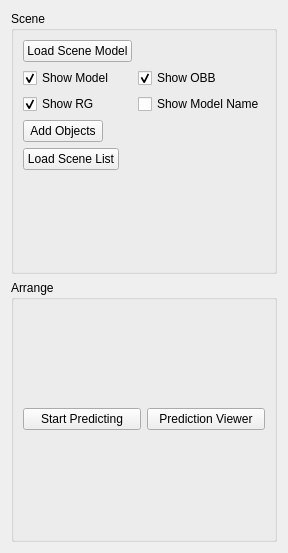
<?xml version="1.0" encoding="UTF-8"?>
<ui version="4.0">
 <class>mess_widget</class>
 <widget class="QWidget" name="mess_widget">
  <property name="geometry">
   <rect>
    <x>0</x>
    <y>0</y>
    <width>278</width>
    <height>553</height>
   </rect>
  </property>
  <property name="mouseTracking">
   <bool>false</bool>
  </property>
  <property name="windowTitle">
   <string>Form</string>
  </property>
  <layout class="QVBoxLayout" name="verticalLayout">
   <property name="sizeConstraint">
    <enum>QLayout::SetDefaultConstraint</enum>
   </property>
   <item>
    <widget class="QGroupBox" name="scanGroupBox">
     <property name="title">
      <string>Scene</string>
     </property>
     <layout class="QFormLayout" name="formLayout">
      <property name="fieldGrowthPolicy">
       <enum>QFormLayout::AllNonFixedFieldsGrow</enum>
      </property>
      <item row="0" column="0">
       <widget class="QPushButton" name="load3DScanButton">
        <property name="enabled">
         <bool>true</bool>
        </property>
        <property name="text">
         <string>Load Scene Model</string>
        </property>
        <property name="flat">
         <bool>false</bool>
        </property>
       </widget>
      </item>
      <item row="1" column="0">
       <widget class="QCheckBox" name="isShowModelBox">
        <property name="text">
         <string>Show Model</string>
        </property>
        <property name="checked">
         <bool>true</bool>
        </property>
       </widget>
      </item>
      <item row="1" column="1">
       <widget class="QCheckBox" name="isShowOBBBox">
        <property name="text">
         <string>Show OBB</string>
        </property>
        <property name="checked">
         <bool>true</bool>
        </property>
       </widget>
      </item>
      <item row="3" column="0">
       <widget class="QCheckBox" name="isShowRGBox">
        <property name="text">
         <string>Show RG</string>
        </property>
        <property name="checked">
         <bool>true</bool>
        </property>
       </widget>
      </item>
      <item row="3" column="1">
       <widget class="QCheckBox" name="isShowModelNameBox">
        <property name="text">
         <string>Show Model Name</string>
        </property>
       </widget>
      </item>
      <item row="4" column="0">
       <widget class="QPushButton" name="testButton">
        <property name="text">
         <string>Add Objects</string>
        </property>
       </widget>
      </item>
      <item row="5" column="0">
       <widget class="QPushButton" name="loadSceneListButton">
        <property name="text">
         <string>Load Scene List</string>
        </property>
       </widget>
      </item>
     </layout>
    </widget>
   </item>
   <item>
    <widget class="QGroupBox" name="groupBox">
     <property name="title">
      <string>Arrange</string>
     </property>
     <layout class="QGridLayout" name="gridLayout_2">
      <item row="0" column="0">
       <widget class="QPushButton" name="startPredictButton">
        <property name="text">
         <string>Start Predicting</string>
        </property>
       </widget>
      </item>
      <item row="0" column="1">
       <widget class="QPushButton" name="openActionViewerButton">
        <property name="text">
         <string>Prediction Viewer</string>
        </property>
       </widget>
      </item>
     </layout>
    </widget>
   </item>
  </layout>
 </widget>
 <resources/>
 <connections/>
</ui>
